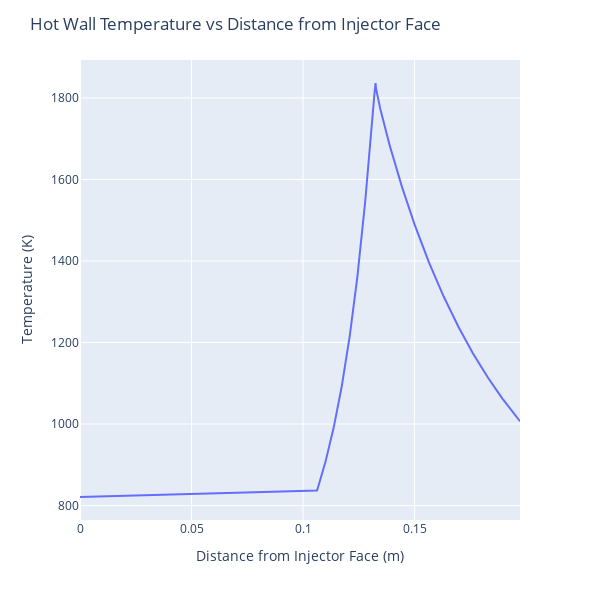

The code cell stored with this chart in its notebook:
### Code cell
#Test Runs

#Bartz_Iterator(T_c = T_c, T_p = 330, Ma = 0, A = A, h_p = 17435.70437, k_w = 160, t_w = 0.00381)

#Engine_Contour(L = 0.197256, x_c = 0.106230, x_t = 0.132530, x_e = 0.197256, D_c = 0.085725, D_t = 0.028956, D_e = 0.061760, n = 1000)

Regen(D_ch = 0.002763953196, L_ch = 0.197256, n = 1000, mdot_p = 0.1322253981, Cp_p = 2010, rho_p = 820, mu_p = 0.00164, k_p = 0.125, T_p0 = 330)

### Figure 1 — Plotly figure (JSON) as saved in the notebook; plotly's stock layout.template omitted (floating-point values rounded to 4 significant figures; data arrays with more than 128 entries replaced by an {"elided": "..."} marker saying what was removed)
{"data": [{"hovertemplate": "x=%{x}<br>T=%{y}<extra></extra>", "legendgroup": "", "line": {"color": "#636efa", "dash": "solid"}, "marker": {"symbol": "circle"}, "mode": "lines", "name": "", "orientation": "v", "showlegend": false, "type": "scatter", "x": {"elided": "1000 float values"}, "xaxis": "x", "y": {"elided": "1000 float values"}, "yaxis": "y"}], "layout": {"height": 600, "legend": {"tracegroupgap": 0}, "margin": {"t": 60}, "title": {"text": "Hot Wall Temperature vs Distance from Injector Face"}, "width": 600, "xaxis": {"anchor": "y", "domain": [0, 1], "title": {"text": "Distance from Injector Face (m)"}}, "yaxis": {"anchor": "x", "domain": [0, 1], "title": {"text": "Temperature (K)"}}}}
